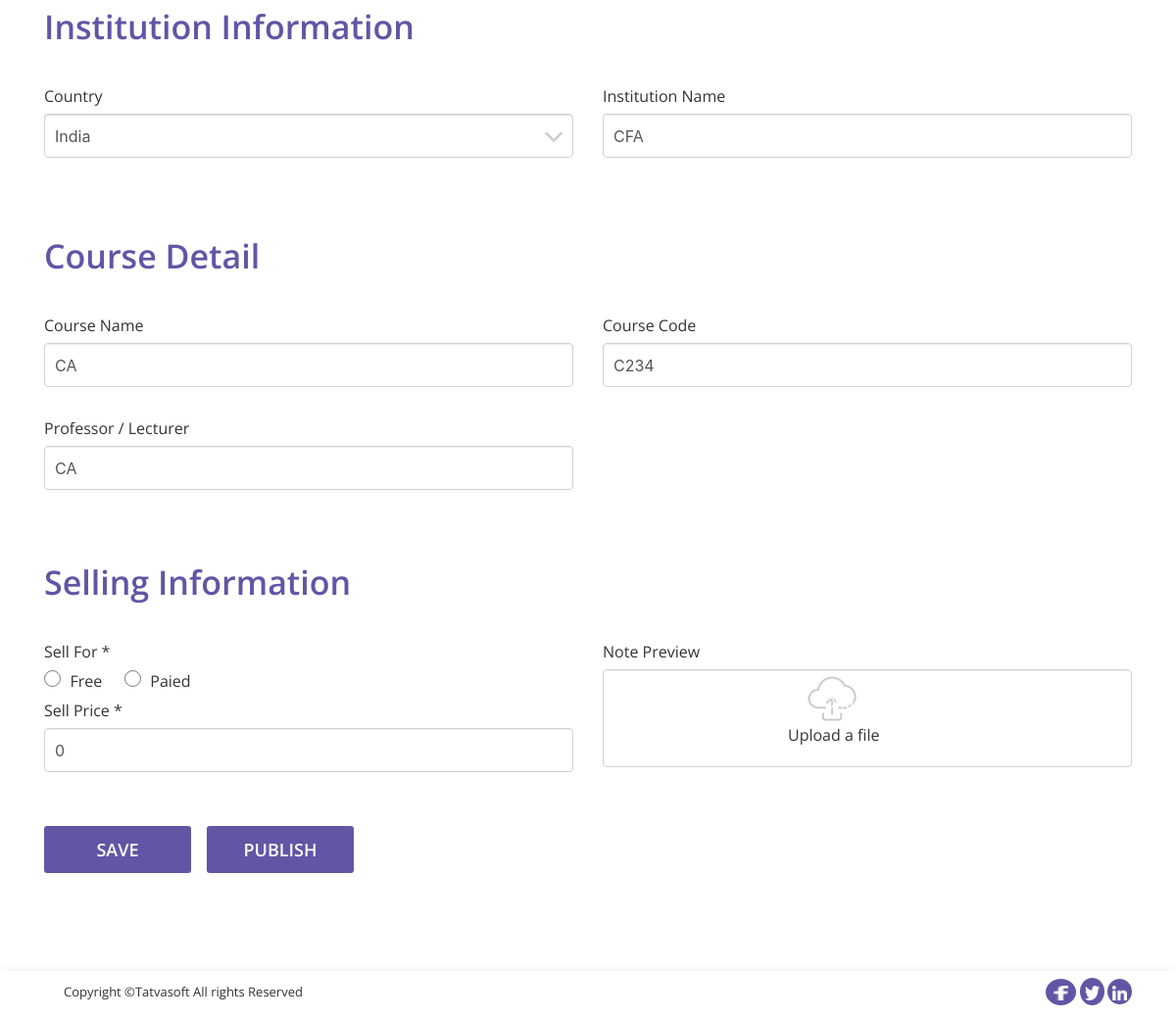
Before: /users/add-notes.php?note_id=37 (signed in, lower part) with the older database file.
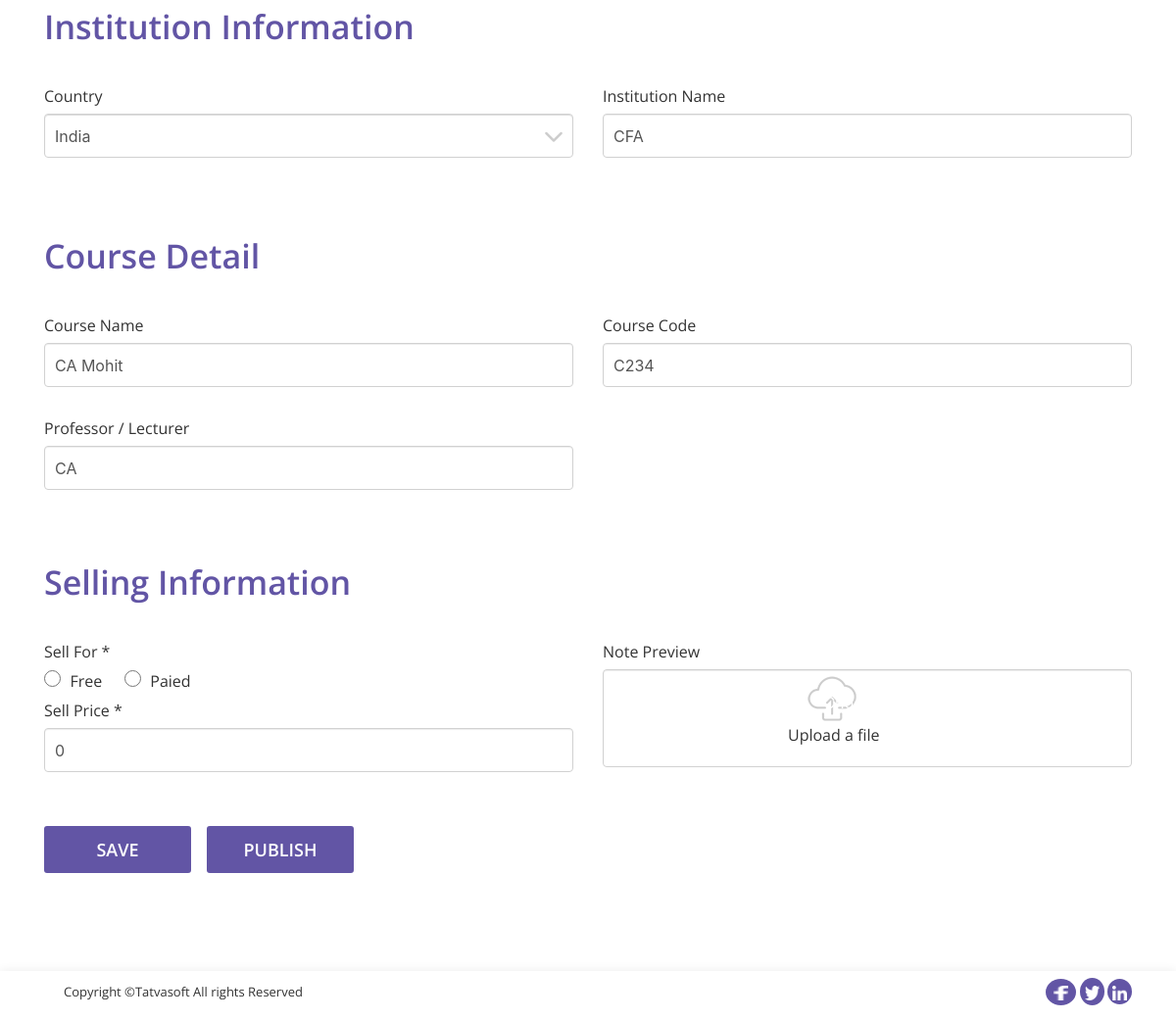
After: the same page with the newer database file.
### tables this page shows
CREATE TABLE `note` (
  `note_id` int(11) NOT NULL,
  `title` varchar(100) NOT NULL,
  `category_id` int(11) NOT NULL,
  `display_img` varchar(500) DEFAULT NULL,
  `note_type_id` int(11) DEFAULT NULL,
  `number_of_pages` int(11) DEFAULT NULL,
  `description` varchar(255) NOT NULL,
  `university` varchar(200) DEFAULT NULL,
  `country` varchar(100) DEFAULT NULL,
  `cource` varchar(100) DEFAULT NULL,
  `cource_code` varchar(100) DEFAULT NULL,
  `professor` varchar(100) DEFAULT NULL,
  `is_paid` bit(1) NOT NULL DEFAULT b'1',
  `price` decimal(10,0) DEFAULT NULL,
  `note_preview` varchar(255) DEFAULT NULL,
  `user_id` int(11) NOT NULL,
  `status_id` int(11) NOT NULL,
  `action_by` int(11) DEFAULT NULL,
  `admin_remark` varchar(255) DEFAULT NULL,
  `published_date` datetime DEFAULT NULL,
  `created_date` datetime DEFAULT NULL,
  `created_by` int(11) DEFAULT NULL,
  `updated_date` datetime DEFAULT NULL,
  `updated_by` int(11) DEFAULT NULL,
  `is_active` bit(2) NOT NULL DEFAULT b'1'
);

### users/add-notes.php (the view, shortened to what the changed rows need)
<!DOCTYPE html>
<html lang="en">
<?php
    include "process/connection.php";
	$c=0;
	if(!empty( $_REQUEST['note_id'] )){
		$note_id=$_GET['note_id'];
		$query="SELECT note_id, title, note.category_id,category.name, display_img, note_type_id,type.type, number_of_pages, note.description, university, country, cource, cource_code, professor, is_paid, price, note_preview FROM note JOIN category ON note.category_id=category.category_id JOIN type ON note.note_type_id=type.type_id WHERE note_id='$note_id'";
    	$result=mysqli_query($conn, $query);
		if($result && mysqli_num_rows($result)==1){
			$c=1;
			$r= mysqli_fetch_assoc($result);
		}
	}
?>
<head>
	<link rel="stylesheet" href="css/boostrap/bootstrap.min.css">
	<link rel="stylesheet" href="css/animate/animate.min.css">
	<link rel="stylesheet" href="css/style.css">
</head>
<body>
	<div class="we-wrapper">
		<section id="add-notes-form">
			<form id="add-notes-form" class="contact-form" name="contact-form" method="post" action="process/addNotes.php" enctype="multipart/form-data">
				<div class="container">
					<div class="section-heading wow fadeInDown">
						<h2>Institution Information</h2>
					</div>
					<div class="row contact-wrap">
						<div class="col-sm-12 col-md-6 col-xs-12  wow slideInRight " data-wow-duration="1.2s">
							<div class="form-group">
								<label>Institution Name</label>
								<input type="text" name="institution" <?php if($c==1){ ?> value="<?php echo $r['university']; ?>" <?php } ?> class="form-control" placeholder="Enter your institution name">
							</div>
						</div>
					</div>
					<div class="section-heading wow fadeInDown">
						<h2>Course Detail</h2>
					</div>
					<div class="row contact-wrap">
						<div class="col-sm-12 col-md-6 col-xs-12  wow slideInLeft " data-wow-duration="1.2s">
							<div class="form-group">
								<label>Course Name</label>
								<input type="text" name="course_name" <?php if($c==1){ ?> value="<?php echo $r['cource']; ?>" <?php } ?> class="form-control" placeholder="Enter your course name">
							</div>
							<div class="form-group">
								<label>Professor / Lecturer</label>
								<input type="text" name="professor_name" <?php if($c==1){ ?> value="<?php echo $r['professor']; ?>" <?php } ?> class="form-control" placeholder="Enter your professor name">
							</div>
						</div>
						<div class="col-sm-12 col-md-6 col-xs-12  wow slideInRight " data-wow-duration="1.2s">
							<div class="form-group">
								<label>Course Code</label>
								<input type="text" name="course_code" <?php if($c==1){ ?> value="<?php echo $r['cource_code']; ?>" <?php } ?> class="form-control" placeholder="Enter your course code">
							</div>
						</div>
					</div>
					<div class="section-heading wow fadeInDown">
						<h2>Selling Information</h2>
					</div>
					<div class="row contact-wrap">
						<div class="col-sm-12 col-md-6 col-xs-12  wow slideInLeft " data-wow-duration="1.2s">
							<div class="form-group">
								<label class="required">Sell Price</label>
								<input type="text" name="price" <?php if($c==1){ ?> value="<?php echo $r['price']; ?>" <?php } ?> class="form-control" required="required " placeholder="Enter your price">
							</div>
						</div>
					</div>
				</div>
			</form>
		</section>
	</div>
</body>
</html>

Changed rows visible on the page:
changed note "CFA": course_name "CA" → "CA Mohit"
